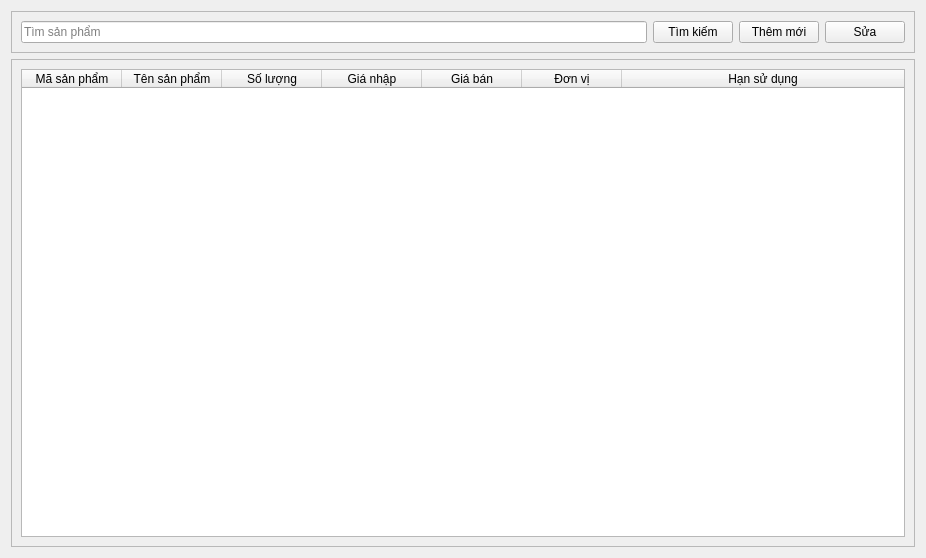
<?xml version="1.0" encoding="UTF-8"?>
<ui version="4.0">
 <class>product</class>
 <widget class="QWidget" name="product">
  <property name="geometry">
   <rect>
    <x>0</x>
    <y>0</y>
    <width>926</width>
    <height>558</height>
   </rect>
  </property>
  <property name="windowTitle">
   <string>Form</string>
  </property>
  <layout class="QVBoxLayout" name="verticalLayout">
   <item>
    <widget class="QFrame" name="frame">
     <property name="frameShape">
      <enum>QFrame::Shape::StyledPanel</enum>
     </property>
     <property name="frameShadow">
      <enum>QFrame::Shadow::Raised</enum>
     </property>
     <layout class="QHBoxLayout" name="horizontalLayout">
      <item>
       <widget class="QLineEdit" name="txtSearchProduct">
        <property name="placeholderText">
         <string>Tìm sản phẩm</string>
        </property>
       </widget>
      </item>
      <item>
       <widget class="QPushButton" name="btnSearch">
        <property name="text">
         <string>Tìm kiếm</string>
        </property>
       </widget>
      </item>
      <item>
       <widget class="QPushButton" name="btnAddProduct">
        <property name="text">
         <string>Thêm mới</string>
        </property>
       </widget>
      </item>
      <item>
       <widget class="QPushButton" name="btnEditProduct">
        <property name="text">
         <string>Sửa</string>
        </property>
       </widget>
      </item>
     </layout>
    </widget>
   </item>
   <item>
    <widget class="QScrollArea" name="scrollContainer">
     <property name="widgetResizable">
      <bool>true</bool>
     </property>
     <widget class="QWidget" name="scrollAreaWidgetContents">
      <property name="geometry">
       <rect>
        <x>0</x>
        <y>0</y>
        <width>904</width>
        <height>482</height>
       </rect>
      </property>
      <layout class="QHBoxLayout" name="horizontalLayout_2">
       <item>
        <widget class="QTableWidget" name="tableProduct">
         <attribute name="horizontalHeaderStretchLastSection">
          <bool>true</bool>
         </attribute>
         <column>
          <property name="text">
           <string>Mã sản phẩm</string>
          </property>
         </column>
         <column>
          <property name="text">
           <string>Tên sản phẩm</string>
          </property>
         </column>
         <column>
          <property name="text">
           <string>Số lượng</string>
          </property>
         </column>
         <column>
          <property name="text">
           <string>Giá nhập</string>
          </property>
         </column>
         <column>
          <property name="text">
           <string>Giá bán</string>
          </property>
         </column>
         <column>
          <property name="text">
           <string>Đơn vị</string>
          </property>
         </column>
         <column>
          <property name="text">
           <string>Hạn sử dụng</string>
          </property>
         </column>
        </widget>
       </item>
      </layout>
     </widget>
    </widget>
   </item>
  </layout>
 </widget>
 <resources/>
 <connections/>
</ui>
